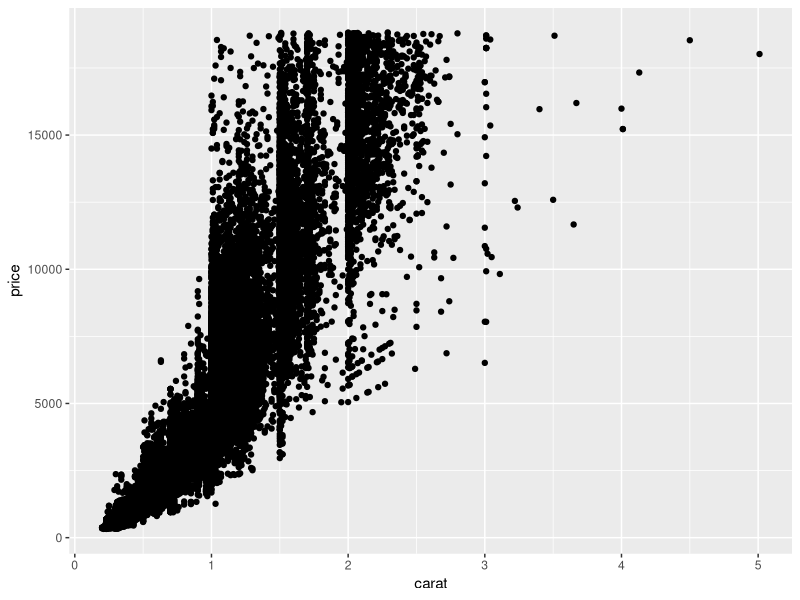
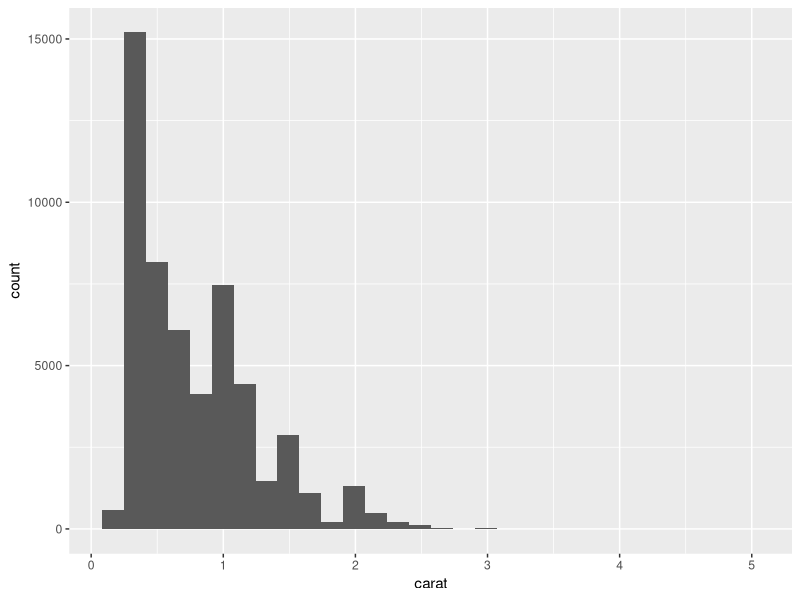
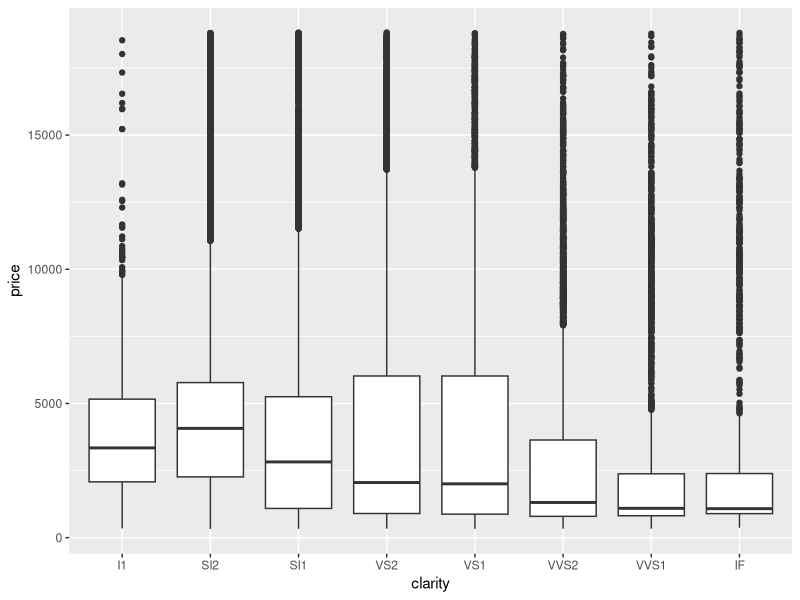

The R script that drew these images, in order:
## ---- chunk 1
library(tidyverse)
library(skimr)
library(GGally)

names(diamonds)
dim(diamonds)
summary(diamonds)
head(diamonds)
tail(diamonds)
skimr::skim(diamonds)
## ---- chunk 2
#GGally::ggpairs(diamonds)
## ---- chunk 3
ggplot(data = diamonds, aes(x = carat, y = price)) +
  geom_point()
## ---- chunk 4
ggplot(data = diamonds, aes(x = carat)) +
  geom_histogram()
## ---- chunk 5
ggplot(data = diamonds, aes(x=clarity, y=price)) +
  geom_boxplot()
